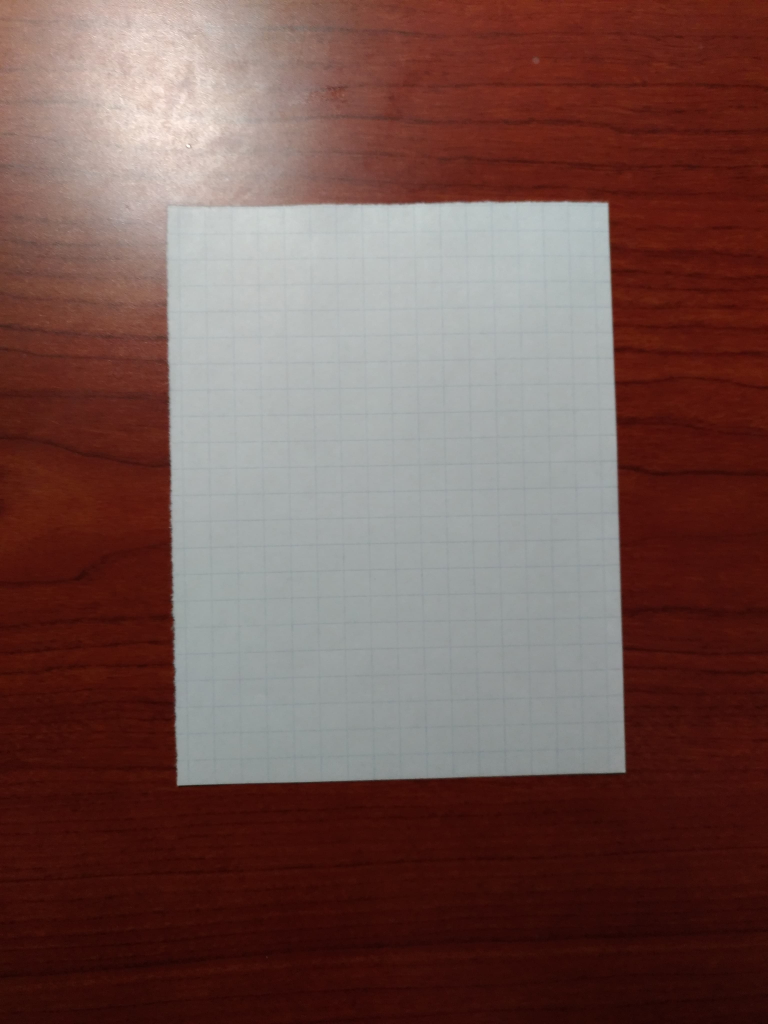
#> input picture Jeff/workspace/images/paper.jpg, 3072 x 4096 px (shown at 1/4 size)
$ python -i support.py   (imports and definitions only)   (older library calls are emulated)
#> lines starting #> are read from the running program, lines starting #| are printed output that depends on the picture; after the words box and inside, x2 and y2 are one past the last pixel; in counts of white or black regions, pixels touching at a corner belong together
'''
Supporting function for document scanner

cornerPoints(image) - locating the corners of the document in question in an image
findName(string) - extracting file name without file extension to output in a unique folder
perspectiveTransform(image, list) - extract the location of the corner points and set thme as the base coordinates
@author: Jeffrey
'''

from PIL import Image
import numpy as np
import cv2
import sys, traceback
from imutils.perspective import order_points

# [144 lines left out: functions cornerPoints, scaleTarget, findName, perspectiveTransform, downscale_image, findBorder and 4 more, not called in this run]

def cropArea(crop):
    x1, y1, x2, y2, = crop
    return max(0, x2 - x1) * max(0, y2 - y1)

# [75 lines left out: functions cropByUnion, cropByIntersect, findOptimalComponents, padCrop, not called in this run]

def textDetection(imagePath):

#> called with imagePath = '../images/paper.jpg'
    image = cv2.imread(imagePath)
#> image is the input picture: shape (4096, 3072, 3); mean B, G, R 78.9, 83.8, 114.4
    grayscale = cv2.cvtColor(image, cv2.COLOR_BGR2GRAY)
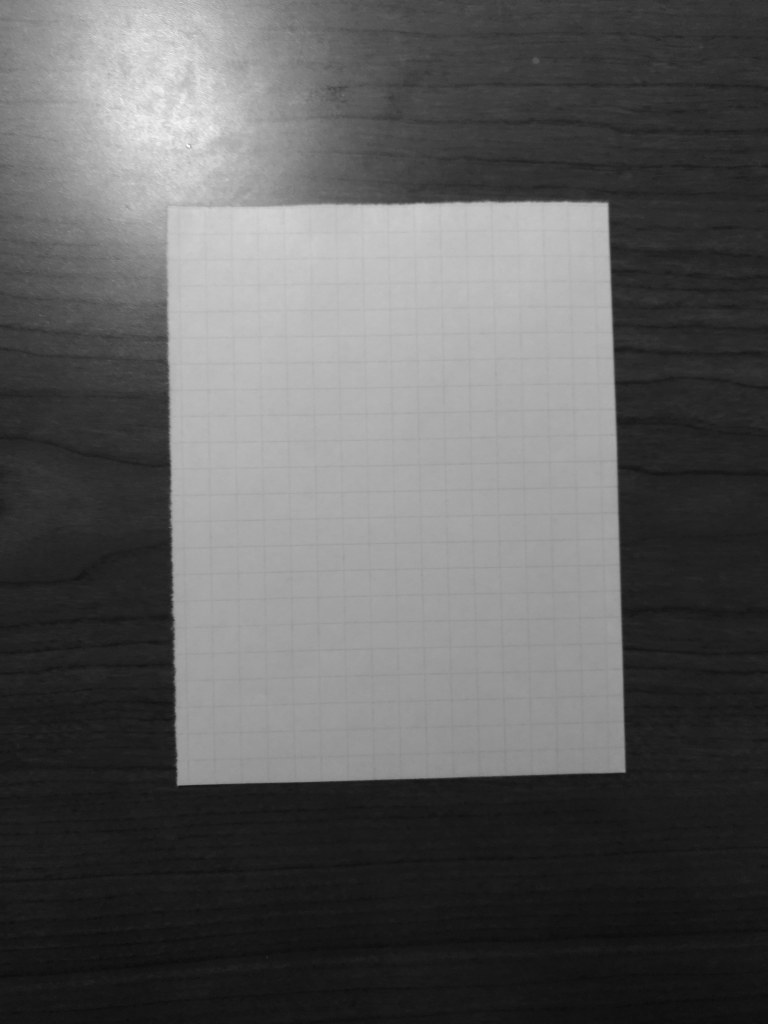
#> grayscale: shape (4096, 3072) (shown at 1/4 size); min 8, max 254, mean 92.4
    ret, mask = cv2.threshold(grayscale, 180, 255, cv2.THRESH_BINARY)
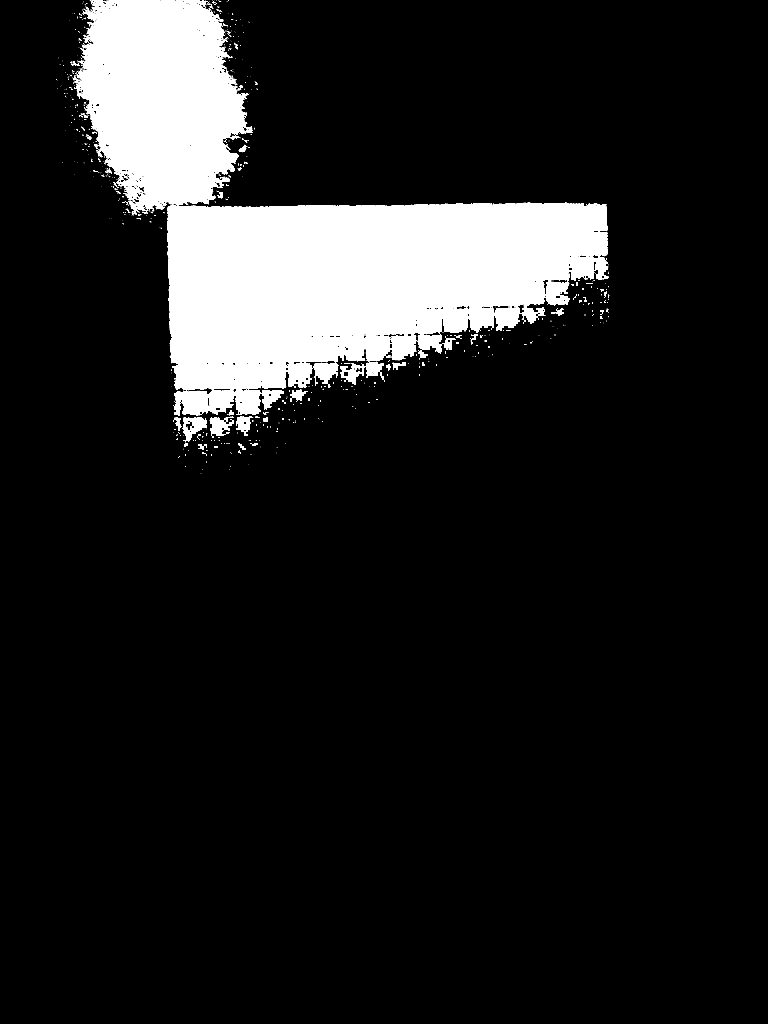
#> mask: shape (4096, 3072) (shown at 1/4 size); 11.8% white; 1006 white regions (858 under 20 px), largest, box (x1, y1, x2, y2) and area: (296, 0, 2434, 1662) 1425924, (1669, 1338, 1770, 1432) 5646, (1253, 1452, 1356, 1544) 5594
    imageFinal = cv2.bitwise_and(grayscale, grayscale, mask = mask)
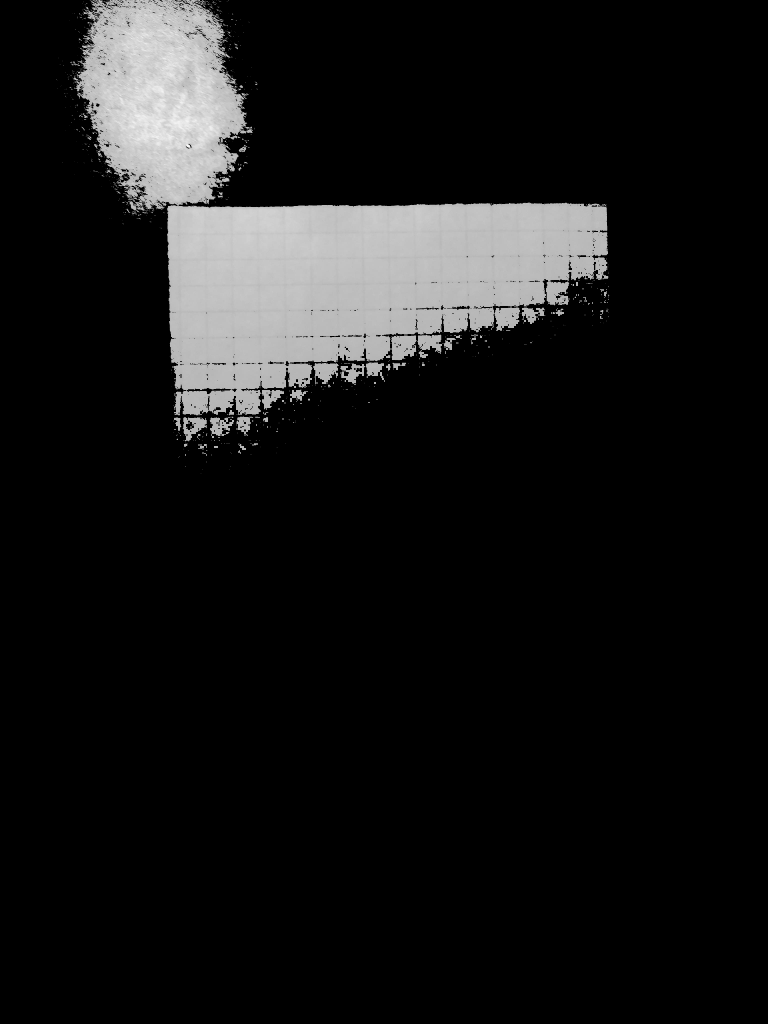
#> imageFinal: shape (4096, 3072) (shown at 1/4 size); min 0, max 254, mean 22.7
    ret, newImage = cv2.threshold(imageFinal, 180, 255, cv2.THRESH_BINARY)
    kernel = cv2.getStructuringElement(cv2.MORPH_CROSS, (3, 3))
    dilated = cv2.dilate(newImage, kernel, iterations = 9)
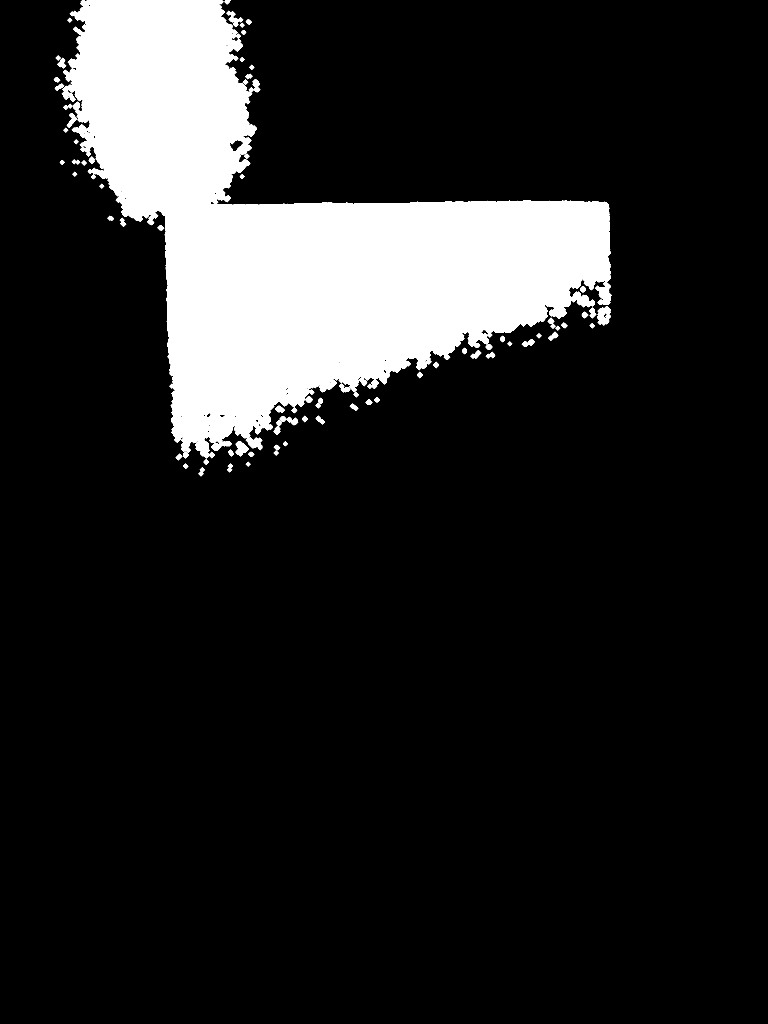
#> dilated: shape (4096, 3072) (shown at 1/4 size); 13.9% white; 94 white regions

    _, contours, _ = cv2.findContours(dilated, cv2.RETR_EXTERNAL, cv2.CHAIN_APPROX_NONE)
#> contours = 94 contours; largest, box (x1, y1, x2, y2) and area: (247, 0, 2443, 1833) 1702776, (2381, 1126, 2446, 1220) 3312, (2391, 1226, 2444, 1302) 2830, (943, 1766, 993, 1825) 1736, (995, 318, 1041, 369) 1057

    for c in contours:
        [x, y, w, h] = cv2.boundingRect(c)
        if w < 35 and h < 35:
            continue
        cv2.rectangle(image, (x, y), (x + w, y + h), (255, 0, 255), 2)

        cv2.imshow('detection result', image)
        cv2.waitKey()
#> this loop made 94 passes
#> (x, y, w, h) on passes 1 to 12: (794, 1870, 25, 35), (909, 1855, 23, 34), (732, 1855, 21, 20), (983, 1847, 19, 19), (815, 1837, 20, 22), (703, 1815, 26, 26), (993, 1807, 24, 20), (838, 1807, 19, 26), (732, 1807, 21, 26), (1095, 1802, 19, 20), (912, 1799, 24, 26), (1095, 1779, 26, 22)

    return image;

# [56 lines left out: functions textDetection2, textDetection3, not called in this run]


>>> result = textDetection('../images/paper.jpg')
